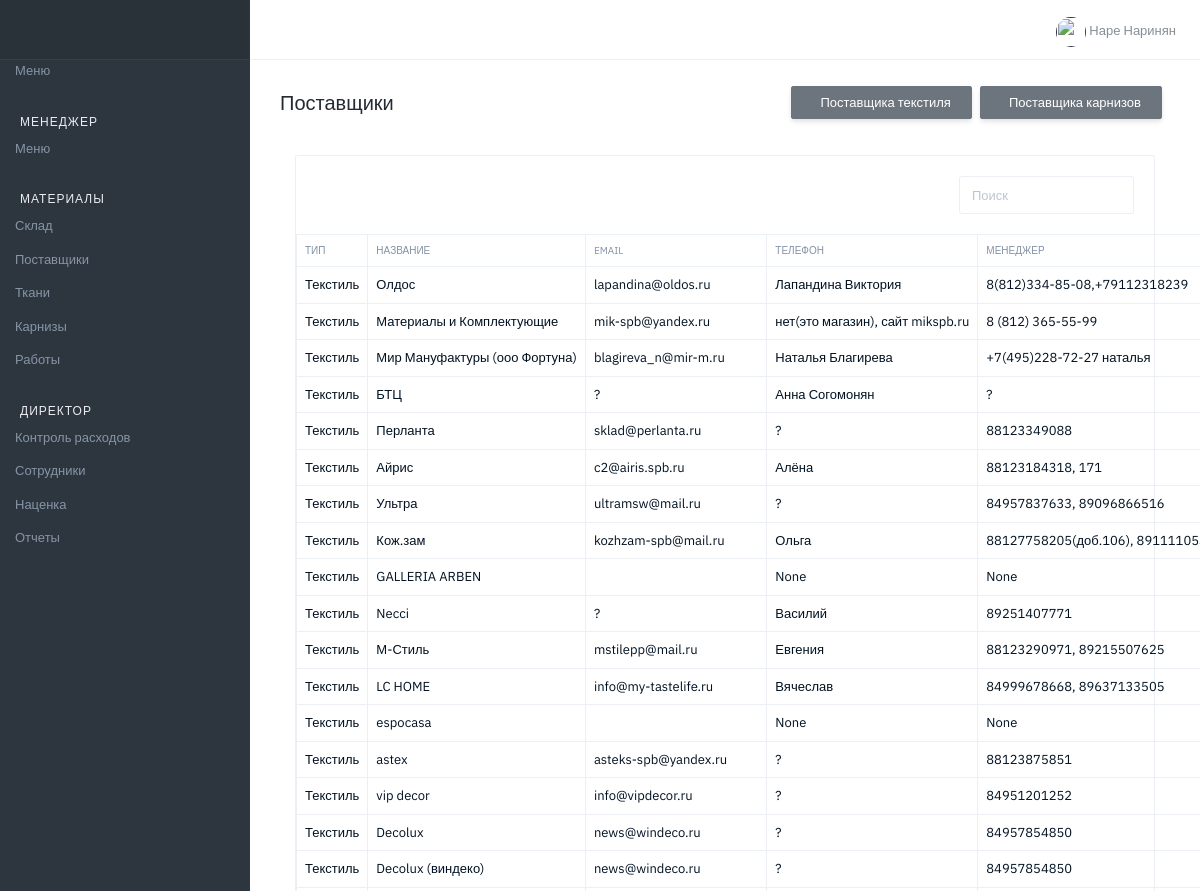
Before: /izi/manufacturer/textile/list/ (signed in, upper part) with the older database file.
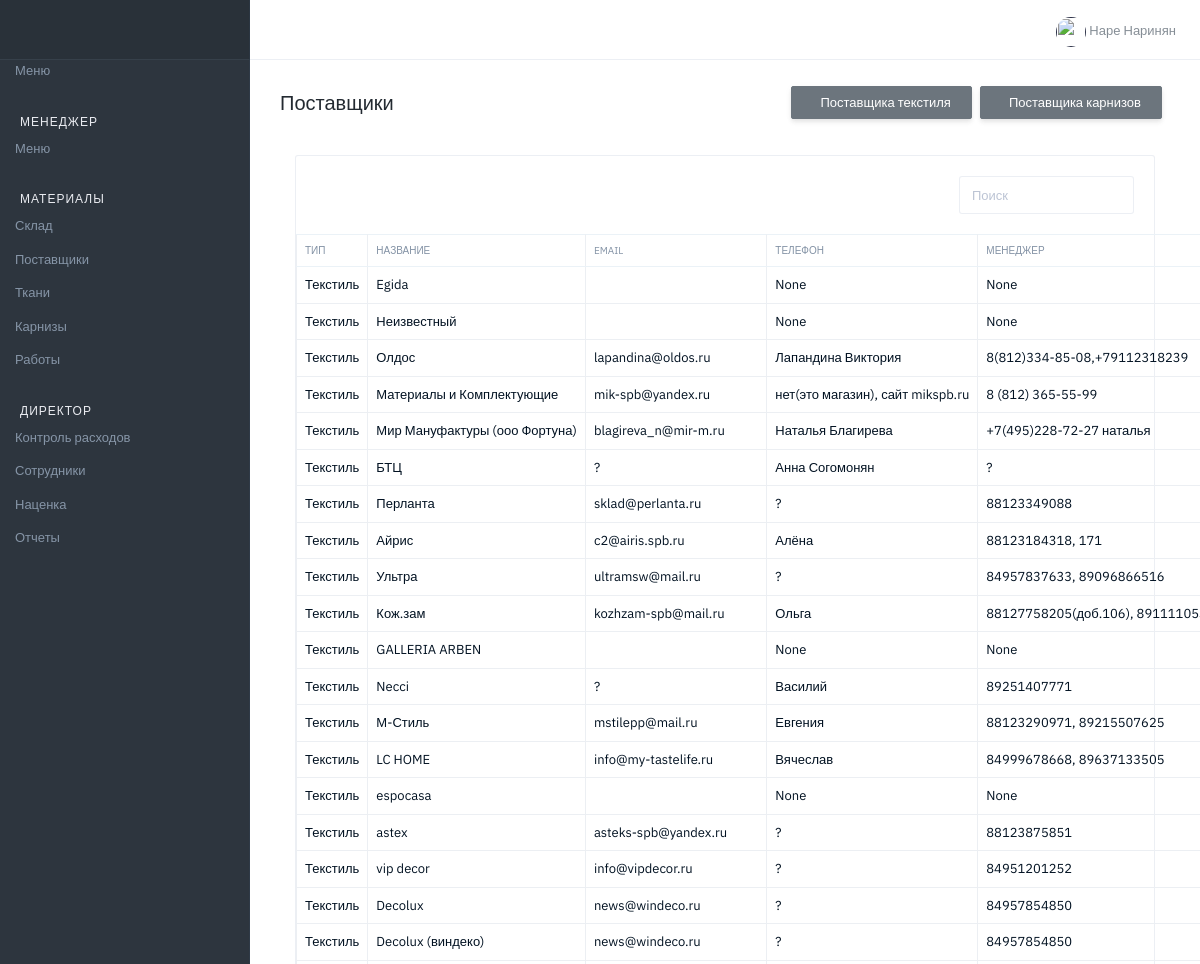
After: the same page with the newer database file.
### materials/models.py (models this page shows, shortened)
class TextileManufact(models.Model):
    type_p = models.CharField(verbose_name='Тип', max_length=100, default='Текстиль')
    name = models.CharField(verbose_name='Производитель', max_length=100)
    email = models.EmailField(verbose_name='email', default='')
    phone = models.CharField(verbose_name='Телефон', max_length=100, blank=True, null=True)
    manager = models.CharField(verbose_name='Менеджер', max_length=100, blank=True, null=True)

### common/views.py (the view)
# urls.py: path('manufacturer/textile/list/', TextileManufactList, name="manufacturer_textile"),
@login_required(login_url='login')
def TextileManufactList(request):
    qs = TextileManufact.objects.all()
    qc = CorniceManufact.objects.all()
    result_list = sorted(
        chain(qs, qc),
        key=attrgetter('id'), reverse=True)
    return render(request, 'common/manufacturer_textile.html', context={'qs': result_list})

### main/template_tags/custom_tags.py (called while the page is built)
@register.filter(name='has_group')
def has_group(user, group_name):
    return user.groups.filter(name=group_name).exists()

@register.simple_tag()
def get_currency():
    usd = MarkupCurrency.objects.get(name='USD')
    eur = MarkupCurrency.objects.get(name='EUR')
    f = f'USD: {round(usd.value,2)} руб  EUR: {round(eur.value,2)} руб'
    return f

### common/templates/common/manufacturer_textile.html (shortened to what this page needs)
{% extends "main/base.html" %}
{% block title_h1 %}Поставщики{% endblock %}
{% block breadcrumb_buttons %}
<button onclick="location.href='{% url 'common:manufacturer_textile_add' %}'" type="button" class="btn btn-secondary mr-2 d-none d-none d-lg-block pd-t-6-force pd-b-5-force">
Поставщика текстиля</button>
<button onclick="location.href='{% url 'common:manufacturer_cornice_add' %}'" type="button" class="btn btn-secondary mr-2 mb-2 mb-md-0 d-none d-lg-block pd-t-6-force pd-b-5-force">
Поставщика карнизов</button>
{% endblock %}
{% block body_content %}
                     <div class="col-md-12 col-lg-12">
                        <div class="card mg-b-30">
                           <div class="card-body pd-0">
                              <div class="row">
                                 <div class="mg-20 form-inline wd-100p">
                                    <div class="col-sm-6">
                                    </div>
                                    <div class="col-sm-6">
                                       <div class="form-group ft-right">
                                          <input id="foo-search" type="text" placeholder="Поиск" class="form-control" autocomplete="off">
                                       </div>
                                    </div>
                                 </div>
                              </div>
                              <table id="foo-filtering" class="table table-bordered table-hover toggle-circle" data-page-size="50">
                                  <thead class="tx-10 tx-uppercase">
                                     <tr>
                                        <th>Тип</th>
                                        <th>Название</th>
                                        <th>email</th>
                                         <th>Телефон</th>
                                         <th>Менеджер</th>
                                     </tr>
                                  </thead>
                                 <tbody>
                                    {% for q in qs %}
                                        <tr class="odd gradeX">
                                            <td>{{q.type_p}}</td>
                                            <td>{{ q.name }}</td>
                                            <td>{{ q.email }}</td>
                                            <td>{{ q.manager }}</td>
                                            <td>{{ q.phone }}</td>
                                        </tr>
                                    {% endfor %}
                                 </tbody>
                              </table>
                           </div>
                        </div>
                     </div>
{% endblock %}

Changed rows visible on the page:
added TextileManufact: type_p "Текстиль", name "Egida", manager "None", phone "None"
added TextileManufact: type_p "Текстиль", name "Неизвестный", manager "None", phone "None"
